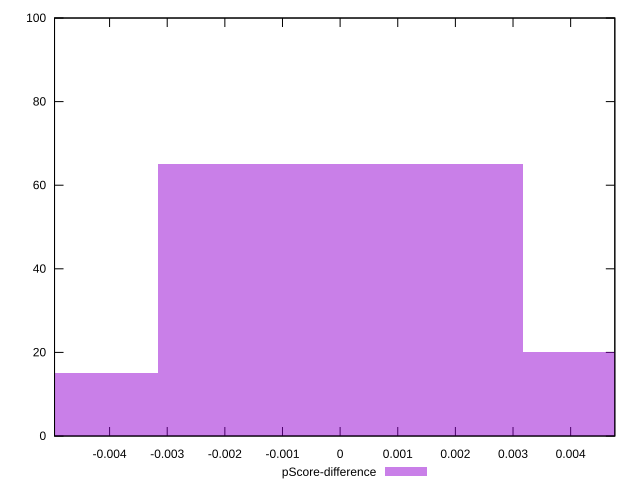

Reproduce this figure in gnuplot.
reset

$pScoreDifference <<EOF
0.006333907681714124 20
0 65
-0.006333907681714124 15
EOF

set key outside below
set boxwidth 0.006333907681714124
set xrange [-0.004955119327206159:0.004766354139502549]
set yrange [0:100]
set trange [0:100]
set style fill transparent solid 0.5 noborder
set terminal svg size 640, 490 enhanced background rgb 'white'
set output "report/report_00029_2021-02-24T13-36-40.390Z/largest-contentful-paint/samples/music/pScore-difference/histogram.svg"

plot $pScoreDifference title "pScore-difference" with boxes

reset
